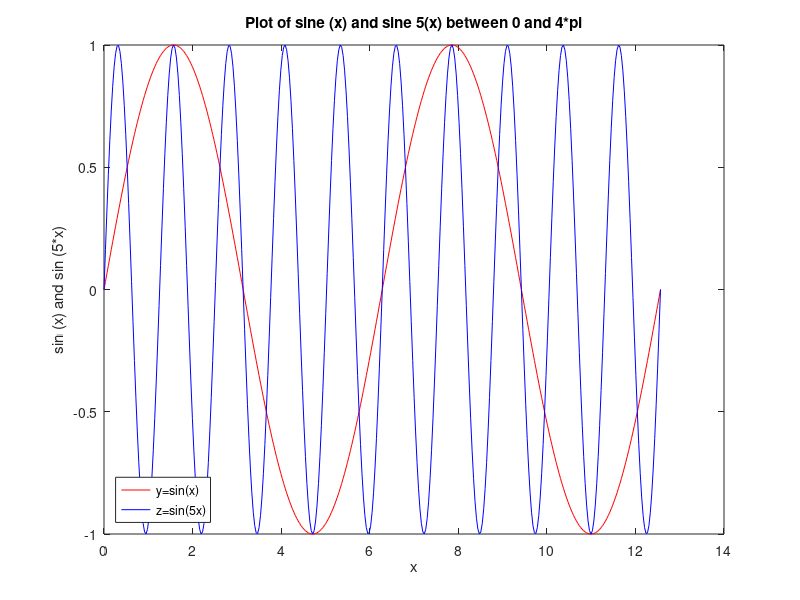

Write MATLAB code to recreate this figure.
clc
clear all
close all

% Draw f (x) = sin (x), g (x) = sin (5 * x) in the interval [0, 4 * pi].
% Legend, axis labels and different colours are used.

% The loop is executed 20 times (100 / 5 = 20).
for i=1:5:100
	% x is an array with lineary spaced elements etween 0 and 4 * pi.
	x = 0:pi / i:4 * pi;
	% Print The number of points.
	numberOfPoints = numel(x)
	% Find the sine of each element of x and save it in the y array.
	y = sin (x);
	z = sin (5 * x);

	% Plot the two arrays.
	plot (x, y, 'r', x, z, 'b');

	% The following works if you have pstoedit (and xfig??) installed.
	% On Arch Linux those packages are present in the repos. You can do 
	% like this:
	% # pacman -S pstoedit xfig

	% Define the title.
	title ('Plot of sine (x) and sine 5(x) between 0 and 4*pi');

	% Lables definitions.
	xlabel ('x');
	ylabel ('sin (x) and sin (5*x)');

	% Legend.
	legend ('y=sin(x)', 'z=sin(5x)', 'Location', 'southwest');	

	% Wait for user input on the console so that each plotting can be seen.
	pause
end;
